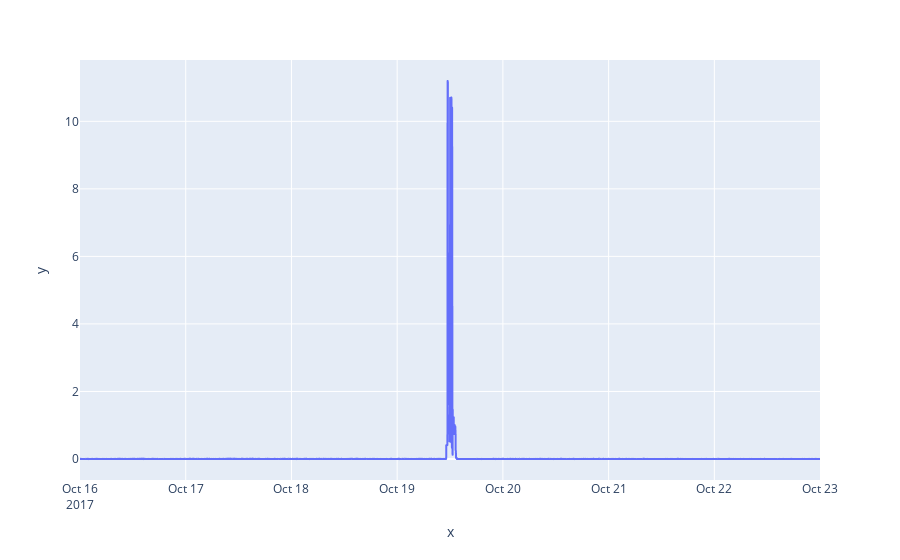

The notebook cell saved with this chart:
### Code cell
plot_week(df, 42)

### Figure 1 — Plotly figure (JSON) as saved in the notebook; plotly's stock layout.template omitted (floating-point values rounded to 4 significant figures; data arrays with more than 128 entries replaced by an {"elided": "..."} marker saying what was removed)
{"data": [{"hovertemplate": "x=%{x}<br>y=%{y}<extra></extra>", "legendgroup": "", "line": {"color": "#636efa", "dash": "solid"}, "marker": {"symbol": "circle"}, "mode": "lines", "name": "", "showlegend": false, "type": "scattergl", "x": {"elided": "10080 str values"}, "xaxis": "x", "y": {"elided": "10080 float values"}, "yaxis": "y"}], "layout": {"legend": {"tracegroupgap": 0}, "margin": {"t": 60}, "xaxis": {"anchor": "y", "domain": [0, 1], "title": {"text": "x"}}, "yaxis": {"anchor": "x", "domain": [0, 1], "title": {"text": "y"}}}}
